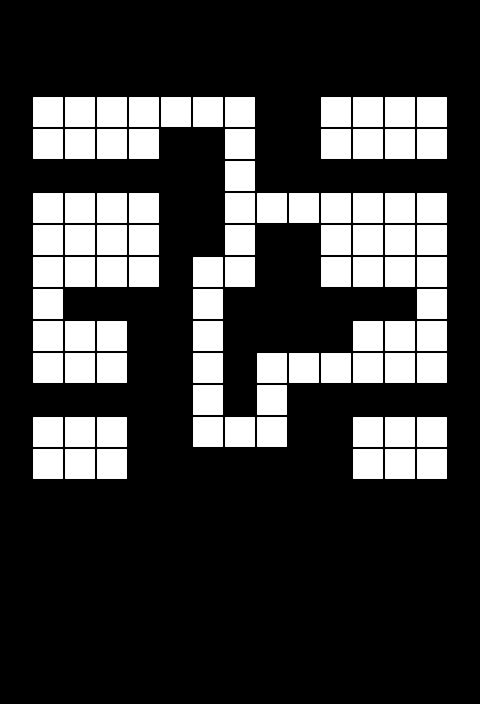

Below is a game level as drawn by its tile map, then a one-line description and the .tmx that defines it (tile-layer data replaced by summaries):
An orthogonal 15x22 tile map with 32x32 px tiles, 1 tile layer (layer).

<map version="1.0" orientation="orthogonal" renderorder="right-down" width="15" height="22" tilewidth="32" tileheight="32" nextobjectid="1">
 <tileset firstgid="1" name="tile" tilewidth="32" tileheight="32">
  <image source="tile.png" width="32" height="32" />
 </tileset>
 <layer name="layer" width="15" height="22">
  <data>[330 cells, 88 non-empty, 1 distinct tile ids]</data>
 </layer>
</map>